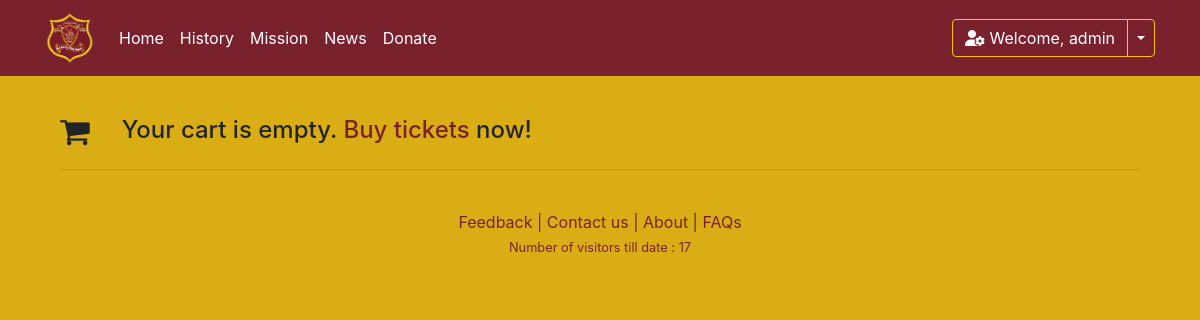
/mycart/ (signed in), run on an earlier commit of the app's database.
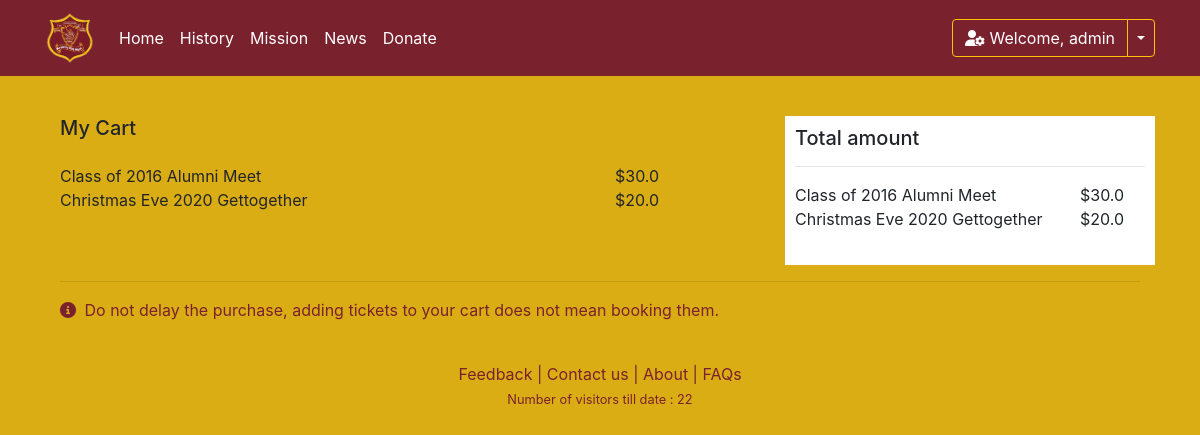
And on a later commit of the database.
### Maggotty/models.py (models this page shows)
class Order(models.Model):
    username = models.CharField(max_length=255, blank=False)
    eventID = models.IntegerField()
    eventName = models.CharField(max_length=255)
    ticketPrice = models.FloatField()
    ifPaid = models.BooleanField(default=False)

### Maggotty/views.py (the view)
# urls.py: path("mycart/", views.mycart, name="mycart"),
def mycart(request):
    if request.method == 'POST':
            return render(request, "https://paypal.com")
    current_user = request.user
    user_Orders = Order.objects.filter(username=current_user.username, ifPaid=False)
    return render(request, "Maggotty/mycart.html", {"Orders": user_Orders})

### Maggotty/context_processors.py (called while the page is built)
def get_current_cart_to_context(request):
    current_user = request.user
    cart_items = 0
    cart_items = Order.objects.filter(username=current_user.username,ifPaid=False).count()
    no_of_visitors = User.objects.all().count()
    return {
        'CART_COUNT' : cart_items,
        'VISITORS' : no_of_visitors
    }

### Maggotty/templates/Maggotty/mycart.html (shortened to what this page needs)
{% extends "Maggotty/layout.html" %}
{% block content %}
{% if user.is_authenticated %}
<form action="" method="POST">
<div class="container">
    <div class="row">
      <div class="col-8">
        <div class="row">
          {% if Orders.all %}
          <div class="col">
            <h5 class="mb-4">My Cart</h5>
          </div>
          {% endif %}
        </div>
        {% for order in Orders %}
        <div class="row">
          <div class="col-9">
            <medium class="mb-4">{{order.eventName}}</medium>
          </div>
          <div class="col-3">
            <p class="mb-0">${{order.ticketPrice}}</p>
          </div>
        </div>
        {% empty %}
        <div class="row">
          <div class="col-1">
            <i class="fa fa-shopping-cart fa-2x" aria-hidden="true"></i>
          </div>
          <div class="col-11">
            <h4>Your cart is empty. <a href="{% url 'upcomingevents' %}" class='redLink'> Buy tickets </a>now!</h4>
          </div>
        </div>
        {% endfor %}
      </div>
      {% if Orders.all %}
      <div class="col-4" style="background-color: white; padding:10px">
        <div class="row">
          <div class="col">
            <h5 class="mb-3">Total amount</h5>
            <hr/>
          </div>
        </div>
        {% for order in Orders %}
        <div class="row">
          <div class="col-9">
            <medium class="mb-3">{{order.eventName}}</medium>
          </div>
          <div class="col-3 right-align">
            <medium class="mb-3">${{order.ticketPrice}}</medium>
          </div>
        </div>
        {% endfor %}
        <br/>
      </div>
      {% endif %}
    </div>
    <hr/>
    {% if Orders.all %}
    <div class="row">
      <div class="col">
        <p class="redLink"><i class="fas fa-info-circle mr-1"></i> Do not delay the purchase, adding
          tickets to your cart does not mean booking them.</p>
      </div>
    </div>
    {% endif %}
  </div>
</form>
{% endif %}
{% endblock %}

### Maggotty/templates/Maggotty/layout.html (shortened to what this page needs)
<!DOCTYPE html>
<html>
<head>
    {% load static %}
    <link rel="stylesheet" type="text/css" href="{% static 'Maggotty/style.css' %}">
    <link rel="stylesheet" href="https://stackpath.bootstrapcdn.com/bootstrap/4.5.2/css/bootstrap.min.css">
    <link rel="stylesheet" href="https://stackpath.bootstrapcdn.com/font-awesome/4.7.0/css/font-awesome.min.css">
    <link rel="stylesheet" href="https://cdnjs.cloudflare.com/ajax/libs/tempusdominus-bootstrap-4/5.39.0/css/tempusdominus-bootstrap-4.min.css" />
</head>
<body class="bgPage">
    <nav class="navbar navbar-expand-md navbar-dark mb-3">
        <div class="container">
            <a class="navbar-brand" href="#">
                <img src="{% static 'Maggotty/MHLogo_tran.png' %}" height="50">
              </a>
            <div class="collapse navbar-collapse" id="navbarCollapse">
                <div class="navbar-nav">
                    <a href="{% url 'home' %}" class="nav-item nav-link active">Home</a>
                    <a href="{% url 'history' %}" class="nav-item nav-link active" >History</a>
                    <a href="{% url 'mission' %}" class="nav-item nav-link active">Mission</a>
                    <a href="{% url 'news' %}" class="nav-item nav-link active">News</a>
                    <a href="{% url 'donate' %}" class="nav-item nav-link active">Donate</a>
                </div>
                <div class="navbar-nav ml-auto">
                    {% if user.is_authenticated %}
                    <div class="btn-group">
                        <button type="button" class="btn btn-warning"><i class='fas fa-user-cog user-icon'></i> Welcome, {{ user.username }}</button>
                        <button type="button" class="btn btn-warning dropdown-toggle dropdown-toggle-split" data-toggle="dropdown" aria-haspopup="true" aria-expanded="false">
                        </button>
                      </div>
                    {% else %}
                        <a href="{% url 'register'%}" class="nav-item nav-link" style="color:white">Register</a>
                        <a href="{% url 'login'%}" class="nav-item nav-link" style="color:white">Login</a>
                    {% endif %}
                </div>
            </div>
        </div>
    </nav>
    <div class="container">
        <div class="row">
            <div class="col-md-12">
                  <br/>
                  {% block content %}
                  {% endblock %}
            </div>
        </div>
    </div>
    <footer style="padding-top: 2%;">
        <div class="row">
            <p>
                <div class="col-md-12 text-md-center col-s-3">
                    <a href="{% url 'feedback' %}" class="redLink" href="./feedback.html" >Feedback</a>
                    <span class="redLink">|</span>
                    <a href="{% url 'contact' %}" class="redLink">Contact us</a>
                    <span class="redLink">|</span>
                    <a href="{% url 'about' %}" class="redLink">About</a>
                    <span class="redLink">|</span>
                    <a href="{% url 'faq' %}" class="redLink">FAQs</a>
                </div>
            </p>
        </div>
        <div class="row">
            <div class="col-md-12 text-md-center text-muted">
              <p><small class="redLink">Number of visitors till date : {{ VISITORS }}</small></p>
            </div>
        </div>
    </footer>
</body>
</html>

What changed in the data, as far as the page shows it:
added Order: eventName "Class of 2016 Alumni Meet", ticketPrice "30.0"
added Order: eventName "Christmas Eve 2020 Gettogether", ticketPrice "20.0"
Also different on the page:
{{ VISITORS }}: "17" → "22"
text no longer shown: "Your cart is empty. Buy tickets now!"
text now shown: "My Cart Total amount Do not delay the purchase, adding tickets to your cart does not mean booking them."
